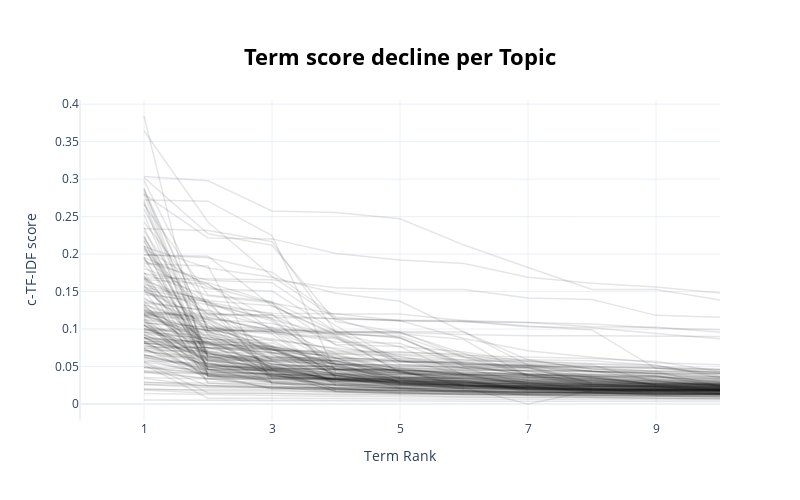

The notebook cell this image was saved under:
### Code cell
topic_model.visualize_term_rank()
